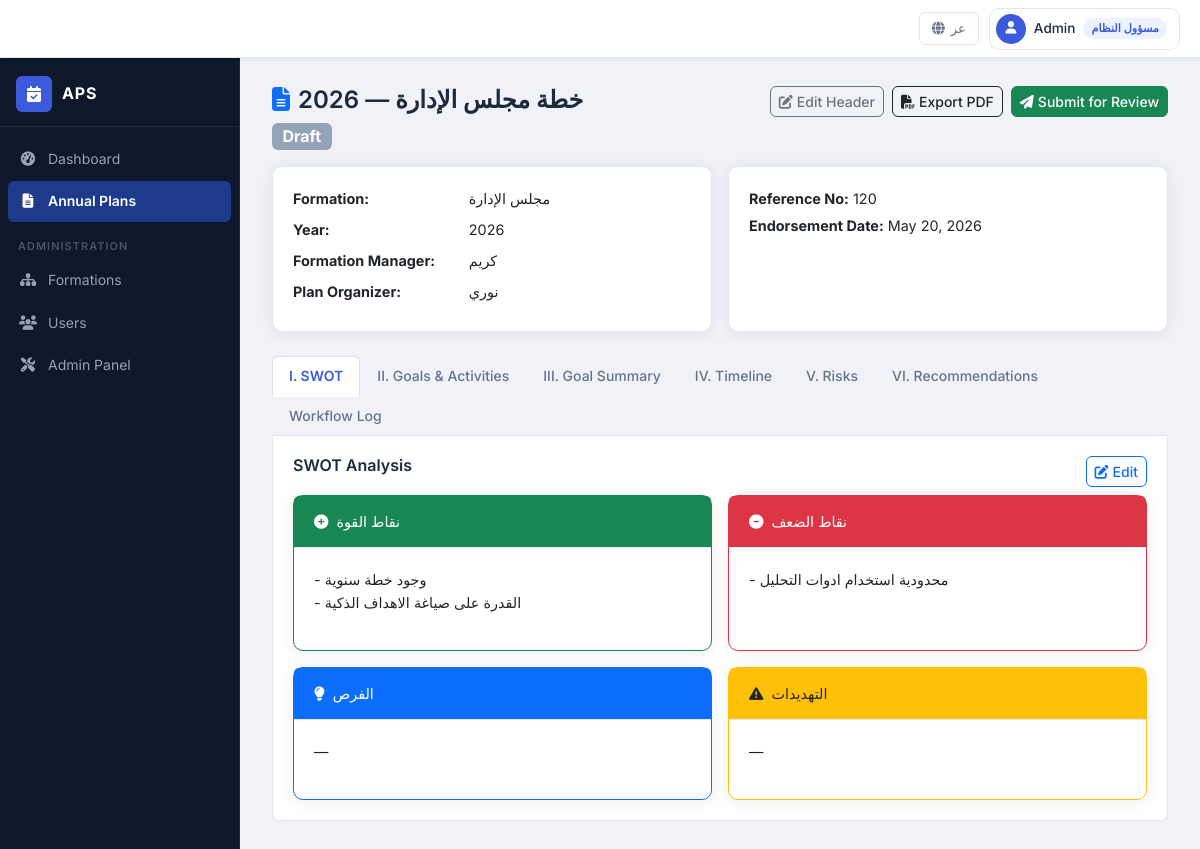
The app's page /plans/1/ (signed in) with its own data.
### apps/accounts/models.py (models this page shows, shortened)
class UserProfile(models.Model):
    ROLE_ADMIN = 'ADMIN'
    ROLE_MANAGER = 'MANAGER'
    ROLE_ORGANIZER = 'ORGANIZER'
    ROLE_REVIEWER = 'REVIEWER'
    ROLE_VIEWER = 'VIEWER'
    ROLE_CHOICES = [
        (ROLE_ADMIN, _('System Admin')),
        (ROLE_MANAGER, _('Formation Manager')),
        (ROLE_ORGANIZER, _('Form Organizer')),
        (ROLE_REVIEWER, _('Reviewer')),
        (ROLE_VIEWER, _('Viewer')),
    ]
    user = models.OneToOneField(
        User, on_delete=models.CASCADE,
        related_name='profile', verbose_name=_('user')
    )
    formation = models.OneToOneField(
        'formations.Formation', on_delete=models.PROTECT,
        null=True, blank=True,
        related_name='user_profile', verbose_name=_('formation')
    )
    role = models.CharField(
        max_length=20, choices=ROLE_CHOICES, default=ROLE_ORGANIZER,
        verbose_name=_('Role')
    )
    full_name_ar = models.CharField(max_length=200, verbose_name=_('full name in arabic'))
    created_at = models.DateTimeField(auto_now_add=True, verbose_name=_('created at'))
    class Meta:
        verbose_name = _('user profile')
        verbose_name_plural = _('user profiles')
        indexes = [
            models.Index(fields=['role']),
        ]
    def is_admin(self):
        return self.role == self.ROLE_ADMIN
    def can_edit_plan(self, plan):
        if self.role == self.ROLE_ADMIN:
            return True
        if plan.status not in ('DRAFT', 'REJECTED'):
            return False
        if self.role in (self.ROLE_MANAGER, self.ROLE_ORGANIZER):
            return plan.formation_id == self.formation_id
        return False
    def can_review_plan(self, plan):
        if self.role == self.ROLE_ADMIN:
            return True
        if self.role in (self.ROLE_MANAGER, self.ROLE_REVIEWER):
            return plan.status in ('SUBMITTED', 'UNDER_REVIEW')
        return False

### apps/plans/models/plan.py (models this page shows, shortened)
class AnnualPlan(models.Model):
    STATUS_DRAFT = 'DRAFT'
    STATUS_SUBMITTED = 'SUBMITTED'
    STATUS_UNDER_REVIEW = 'UNDER_REVIEW'
    STATUS_APPROVED = 'APPROVED'
    STATUS_REJECTED = 'REJECTED'
    STATUS_ARCHIVED = 'ARCHIVED'
    STATUS_CHOICES = [
        (STATUS_DRAFT, _('Draft')),
        (STATUS_SUBMITTED, _('Submitted')),
        (STATUS_UNDER_REVIEW, _('Under Review')),
        (STATUS_APPROVED, _('Approved')),
        (STATUS_REJECTED, _('Rejected')),
        (STATUS_ARCHIVED, _('Archived')),
    ]
    formation = models.ForeignKey(
        'formations.Formation', on_delete=models.PROTECT,
        related_name='annual_plans', verbose_name=_('formation')
    )
    plan_year = models.PositiveSmallIntegerField(verbose_name=_('plan year'))
    manager_name = models.CharField(max_length=200, verbose_name=_('manager name'))
    organizer_name = models.CharField(max_length=200, verbose_name=_('organizer name'))
    endorsement_text = models.TextField(blank=True, null=True, verbose_name=_('endorsement text'))
    endorsement_date = models.DateField(blank=True, null=True, verbose_name=_('endorsement date'))
    endorsement_ref_no = models.CharField(
        max_length=50, blank=True, null=True, verbose_name=_('reference number')
    )
    status = models.CharField(
        max_length=20, choices=STATUS_CHOICES, default=STATUS_DRAFT, verbose_name=_('Status')
    )
    recommendations = models.TextField(
        blank=True, null=True, verbose_name=_('recommendations')
    )
    created_by = models.ForeignKey(
        User, on_delete=models.PROTECT,
        related_name='created_plans', verbose_name=_('created by')
    )
    created_at = models.DateTimeField(auto_now_add=True, verbose_name=_('created at'))
    updated_at = models.DateTimeField(auto_now=True, verbose_name=_('updated at'))
    submitted_at = models.DateTimeField(null=True, blank=True, verbose_name=_('submitted at'))
    approved_at = models.DateTimeField(null=True, blank=True, verbose_name=_('approved at'))
    class Meta:
        unique_together = ('formation', 'plan_year')
        verbose_name = _('annual plan')
        verbose_name_plural = _('annual plans')
        ordering = ['-plan_year', 'formation__name_ar']
        indexes = [
            models.Index(fields=['status']),
            models.Index(fields=['plan_year']),
        ]
    def __str__(self):
        return f'خطة {self.formation.name_ar} — {self.plan_year}'

### apps/formations/models.py (models this page shows, shortened)
class Formation(models.Model):
    LEVEL_COMPANY = 'COMPANY'
    LEVEL_BOARD = 'BOARD'
    LEVEL_DIVISION = 'DIVISION'
    LEVEL_SECTION = 'SECTION'
    LEVEL_UNIT = 'UNIT'
    LEVEL_CHOICES = [
        (LEVEL_COMPANY, _('Company')),
        (LEVEL_BOARD, _('Board')),
        (LEVEL_DIVISION, _('Division')),
        (LEVEL_SECTION, _('Section')),
        (LEVEL_UNIT, _('Unit')),
    ]
    code = models.CharField(max_length=20, unique=True, verbose_name=_('Code'))
    name_ar = models.CharField(max_length=200, verbose_name=_('name in arabic'))
    parent = models.ForeignKey(
        'self', on_delete=models.SET_NULL, null=True, blank=True,
        related_name='children', verbose_name=_('parent formation')
    )
    level = models.CharField(max_length=20, choices=LEVEL_CHOICES, verbose_name=_('Level'))
    is_active = models.BooleanField(default=True, verbose_name=_('is active'))
    created_at = models.DateTimeField(auto_now_add=True, verbose_name=_('created at'))
    updated_at = models.DateTimeField(auto_now=True, verbose_name=_('updated at'))
    class Meta:
        verbose_name = _('formation')
        verbose_name_plural = _('formations plural')
        ordering = ['level', 'name_ar']
        indexes = [
            models.Index(fields=['level']),
        ]

### apps/plans/models/swot.py (models this page shows, shortened)
class SwotAnalysis(models.Model):
    plan = models.OneToOneField(
        'plans.AnnualPlan', on_delete=models.CASCADE,
        related_name='swot', verbose_name='الخطة'
    )
    strengths = models.TextField(blank=True, null=True, verbose_name='نقاط القوة')
    weaknesses = models.TextField(blank=True, null=True, verbose_name='نقاط الضعف')
    opportunities = models.TextField(blank=True, null=True, verbose_name='الفرص')
    threats = models.TextField(blank=True, null=True, verbose_name='التهديدات')
    updated_at = models.DateTimeField(auto_now=True, verbose_name='تاريخ التعديل')
    class Meta:
        verbose_name = 'تحليل SWOT'
        verbose_name_plural = 'تحليلات SWOT'

### apps/plans/views/plan_views.py (the view)
# urls.py: path('<int:pk>/', views.plan_detail, name='detail'),
@login_required
def plan_detail(request, pk):
    plan = get_object_or_404(
        AnnualPlan.objects.select_related('formation', 'created_by'),
        pk=pk
    )
    _check_plan_access(request.user, plan)
    swot, _ = SwotAnalysis.objects.get_or_create(plan=plan)
    goals = plan.goals.prefetch_related('activities').order_by('sequence')
    risks = plan.risks.all()
    workflow_logs = plan.workflow_logs.select_related('performed_by').order_by('-created_at')
    return render(request, 'plans/plan_detail.html', {
        'plan': plan,
        'swot': swot,
        'goals': goals,
        'risks': risks,
        'workflow_logs': workflow_logs,
        'can_edit': request.user.profile.can_edit_plan(plan),
        'can_review': request.user.profile.can_review_plan(plan),
    })

### apps/plans/templates/plans/plan_detail.html (shortened to what this page needs)
{% extends "base.html" %}
{% load i18n rtl_extras static %}
{% block content %}
<div class="d-flex justify-content-between align-items-start mb-3 flex-wrap gap-2">
    <div>
        <h4><i class="fas fa-file-alt me-2 text-primary"></i>{{ plan }}</h4>
        <span class="badge badge-{{ plan.status|status_badge }} fs-6">{{ plan.status|status_label }}</span>
    </div>
    <div class="d-flex gap-2 flex-wrap">
        {% if can_edit %}
        <a href="{% url 'plans:edit' plan.pk %}" class="btn btn-outline-secondary btn-sm">
            <i class="fas fa-edit me-1"></i>{% trans "Edit Header" %}
        </a>
        {% endif %}
        <a href="{% url 'plans:export_pdf' plan.pk %}" class="btn btn-outline-dark btn-sm">
            <i class="fas fa-file-pdf me-1"></i>{% trans "Export PDF" %}
        </a>
        {% if can_edit and plan.status == 'DRAFT' %}
        <form method="post" action="{% url 'plans:submit' plan.pk %}" class="d-inline">
            <button type="submit" class="btn btn-success btn-sm"
                    onclick="return confirm('{% trans "Are you sure you want to submit the plan for review?" %}')">
                <i class="fas fa-paper-plane me-1"></i>{% trans "Submit for Review" %}
            </button>
        </form>
        {% endif %}
    </div>
</div>
<div class="row g-3 mb-4">
    <div class="col-md-6">
        <div class="card h-100">
            <div class="card-body">
                <dl class="row mb-0">
                    <dt class="col-sm-5">{% trans "Formation:" %}</dt><dd class="col-sm-7">{{ plan.formation.name_ar }}</dd>
                    <dt class="col-sm-5">{% trans "Year:" %}</dt><dd class="col-sm-7">{{ plan.plan_year }}</dd>
                    <dt class="col-sm-5">{% trans "Formation Manager:" %}</dt><dd class="col-sm-7">{{ plan.manager_name }}</dd>
                    <dt class="col-sm-5">{% trans "Plan Organizer:" %}</dt><dd class="col-sm-7">{{ plan.organizer_name }}</dd>
                </dl>
            </div>
        </div>
    </div>
    <div class="col-md-6">
        <div class="card h-100">
            <div class="card-body">
                {% if plan.endorsement_ref_no %}
                <p class="mb-1"><strong>{% trans "Reference No:" %}</strong> {{ plan.endorsement_ref_no }}</p>
                {% endif %}
                {% if plan.endorsement_date %}
                <p class="mb-1"><strong>{% trans "Endorsement Date:" %}</strong> {{ plan.endorsement_date }}</p>
                {% endif %}
            </div>
        </div>
    </div>
</div>
<ul class="nav nav-tabs" id="planTabs">
    <li class="nav-item"><a class="nav-link active" data-bs-toggle="tab" href="#tab-swot">{% trans "I. SWOT" %}</a></li>
    <li class="nav-item"><a class="nav-link" data-bs-toggle="tab" href="#tab-goals">{% trans "II. Goals & Activities" %}</a></li>
    <li class="nav-item"><a class="nav-link" data-bs-toggle="tab" href="#tab-summary">{% trans "III. Goal Summary" %}</a></li>
    <li class="nav-item"><a class="nav-link" data-bs-toggle="tab" href="#tab-gantt">{% trans "IV. Timeline" %}</a></li>
    <li class="nav-item"><a class="nav-link" data-bs-toggle="tab" href="#tab-risks">{% trans "V. Risks" %}</a></li>
    <li class="nav-item"><a class="nav-link" data-bs-toggle="tab" href="#tab-recs">{% trans "VI. Recommendations" %}</a></li>
    <li class="nav-item"><a class="nav-link" data-bs-toggle="tab" href="#tab-log">{% trans "Workflow Log" %}</a></li>
</ul>
<div class="tab-content">
    <div class="tab-pane fade show active" id="tab-swot">
        <div class="d-flex justify-content-between mb-2">
            <h6>{% trans "SWOT Analysis" %}</h6>
            {% if can_edit %}
            <a href="{% url 'plans:swot_edit' plan.pk %}" class="btn btn-sm btn-outline-primary">
                <i class="fas fa-edit me-1"></i>{% trans "Edit" %}
            </a>
            {% endif %}
        </div>
        <div class="row g-3">
            {% include "plans/sections/swot_display.html" with swot=swot %}
        </div>
    </div>
</div>
{% endblock %}

### templates/navbar.html (shortened to what this page needs)
{% load i18n rtl_extras %}
{% get_current_language as LANG_CODE %}
<header class="app-topbar">
    <div class="topbar-end">
        <form method="post" action="{% url 'set_language' %}" class="topbar-lang-form">
            {% if LANG_CODE == 'ar' %}
            <button type="submit" name="language" value="en" class="topbar-btn topbar-lang-btn" title="Switch to English">
                <i class="fas fa-globe"></i> <span>EN</span>
            </button>
            {% else %}
            <button type="submit" name="language" value="ar" class="topbar-btn topbar-lang-btn" title="التبديل إلى العربية">
                <i class="fas fa-globe"></i> <span>عر</span>
            </button>
            {% endif %}
        </form>
        <div class="topbar-user dropdown">
            <button class="topbar-user-btn dropdown-toggle" data-bs-toggle="dropdown" aria-expanded="false">
                <span class="topbar-avatar">
                    <i class="fas fa-user"></i>
                </span>
                <span class="topbar-username">
                    {% if user.profile.full_name_ar %}{{ user.profile.full_name_ar }}{% else %}{{ user.username }}{% endif %}
                </span>
                <span class="topbar-role-badge">{{ user.profile.role|role_label }}</span>
            </button>
        </div>
    </div>
</header>

### apps/plans/templates/plans/sections/swot_display.html
{% load rtl_extras %}
<div class="col-md-6">
    <div class="card border-success h-100">
        <div class="card-header bg-success text-white"><i class="fas fa-plus-circle me-2"></i>نقاط القوة</div>
        <div class="card-body">{{ swot.strengths|default:"—"|linebreaks }}</div>
    </div>
</div>
<div class="col-md-6">
    <div class="card border-danger h-100">
        <div class="card-header bg-danger text-white"><i class="fas fa-minus-circle me-2"></i>نقاط الضعف</div>
        <div class="card-body">{{ swot.weaknesses|default:"—"|linebreaks }}</div>
    </div>
</div>
<div class="col-md-6">
    <div class="card border-primary h-100">
        <div class="card-header bg-primary text-white"><i class="fas fa-lightbulb me-2"></i>الفرص</div>
        <div class="card-body">{{ swot.opportunities|default:"—"|linebreaks }}</div>
    </div>
</div>
<div class="col-md-6">
    <div class="card border-warning h-100">
        <div class="card-header bg-warning text-dark"><i class="fas fa-exclamation-triangle me-2"></i>التهديدات</div>
        <div class="card-body">{{ swot.threats|default:"—"|linebreaks }}</div>
    </div>
</div>

### records on screen
AnnualPlan: formation+plan_year "خطة مجلس الإدارة — 2026", status|status_label "Draft", formation.name_ar "مجلس الإدارة", plan_year "2026", manager_name "كريم", organizer_name "نوري", endorsement_ref_no "120", endorsement_date "May 20, 2026"
SwotAnalysis: strengths "- وجود خطة سنوية - القدرة على صياغة الاهداف الذكية", weaknesses "- محدودية استخدام ادوات التحليل", opportunities "—", threats "—"

### other values on screen
{{ user.profile.full_name_ar }} "Admin"
{{ user.profile.role|role_label }} "مسؤول النظام"
